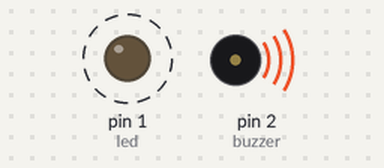
Simulated run of this sketch. Board: Arduino Uno, built with avr-gcc and run on an emulated ATmega328P. Parts: output pins drawn as LEDs (lit = HIGH), buzzer (waves = sounding, pin HIGH). Dashed ring = blinking.

Above: at 0.1 s.
Timing chart, 0 to 3.0 s (numbered marks = the images above):
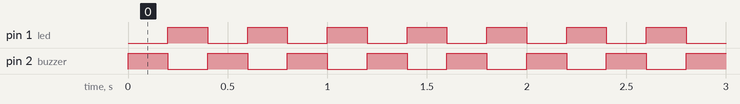

The sketch:

buzzer.ino
```cpp
const unsigned char buzzer = 2;
const unsigned char led = 1;

void buzzerTone(int state){
    if(state == 1){
      digitalWrite(led,LOW) ; //Turn on the built in led
      digitalWrite(buzzer,HIGH) ; //Turn on active buzzer
      delay (200);

      digitalWrite(led,HIGH) ; //Turn off the built in led
      digitalWrite(buzzer,LOW) ; //Turn off active buzzer
      delay (200);
    }
}

void setup () {
// pinMode (Passive_buzzer,OUTPUT) ;
pinMode (buzzer,OUTPUT) ;
pinMode (led,OUTPUT) ;
}

void loop () {
      buzzerTone(1);

}
```

Measured:
- by itself, pin 1 (led), pin 2 (buzzer): alternates HIGH for 0.20 s and LOW for 0.20 s
